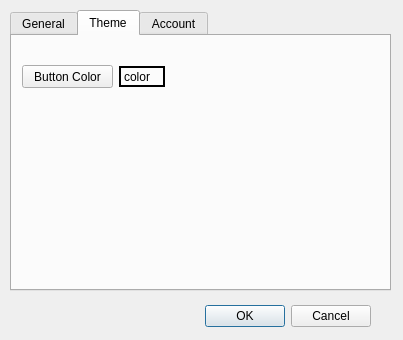
<?xml version="1.0" encoding="UTF-8"?>
<ui version="4.0">
 <class>prefsDialog</class>
 <widget class="QDialog" name="prefsDialog">
  <property name="enabled">
   <bool>true</bool>
  </property>
  <property name="geometry">
   <rect>
    <x>0</x>
    <y>0</y>
    <width>403</width>
    <height>340</height>
   </rect>
  </property>
  <property name="windowTitle">
   <string>Preferences</string>
  </property>
  <widget class="QDialogButtonBox" name="buttonBox">
   <property name="geometry">
    <rect>
     <x>30</x>
     <y>300</y>
     <width>341</width>
     <height>32</height>
    </rect>
   </property>
   <property name="orientation">
    <enum>Qt::Horizontal</enum>
   </property>
   <property name="standardButtons">
    <set>QDialogButtonBox::Cancel|QDialogButtonBox::Ok</set>
   </property>
  </widget>
  <widget class="QTabWidget" name="tabWidget">
   <property name="geometry">
    <rect>
     <x>10</x>
     <y>10</y>
     <width>381</width>
     <height>281</height>
    </rect>
   </property>
   <property name="tabPosition">
    <enum>QTabWidget::North</enum>
   </property>
   <property name="currentIndex">
    <number>1</number>
   </property>
   <widget class="QWidget" name="generalPrefs">
    <attribute name="title">
     <string>General</string>
    </attribute>
   </widget>
   <widget class="QWidget" name="themePrefs">
    <attribute name="title">
     <string>Theme</string>
    </attribute>
    <widget class="QPushButton" name="buttonColorButton">
     <property name="geometry">
      <rect>
       <x>10</x>
       <y>29</y>
       <width>91</width>
       <height>23</height>
      </rect>
     </property>
     <property name="text">
      <string>Button Color</string>
     </property>
    </widget>
    <widget class="QLabel" name="buttonColorLabel">
     <property name="geometry">
      <rect>
       <x>107</x>
       <y>30</y>
       <width>46</width>
       <height>21</height>
      </rect>
     </property>
     <property name="frameShape">
      <enum>QFrame::Box</enum>
     </property>
     <property name="lineWidth">
      <number>2</number>
     </property>
     <property name="text">
      <string>color</string>
     </property>
    </widget>
   </widget>
   <widget class="QWidget" name="accountPrefs">
    <attribute name="title">
     <string>Account</string>
    </attribute>
   </widget>
  </widget>
 </widget>
 <resources/>
 <connections>
  <connection>
   <sender>buttonBox</sender>
   <signal>rejected()</signal>
   <receiver>prefsDialog</receiver>
   <slot>reject()</slot>
   <hints>
    <hint type="sourcelabel">
     <x>316</x>
     <y>260</y>
    </hint>
    <hint type="destinationlabel">
     <x>286</x>
     <y>274</y>
    </hint>
   </hints>
  </connection>
  <connection>
   <sender>buttonBox</sender>
   <signal>accepted()</signal>
   <receiver>prefsDialog</receiver>
   <slot>accept()</slot>
   <hints>
    <hint type="sourcelabel">
     <x>248</x>
     <y>254</y>
    </hint>
    <hint type="destinationlabel">
     <x>157</x>
     <y>274</y>
    </hint>
   </hints>
  </connection>
 </connections>
</ui>
